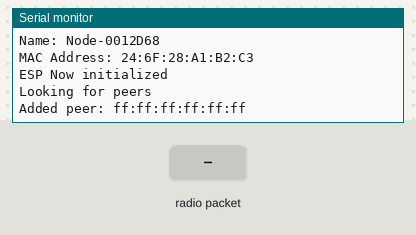
This sketch was run on a simulated ESP8266 (NodeMCU). Parts: the last lines printed to the serial monitor. The inputs (shaded band) are chosen by the test bench.

Above: at 2.2 s.
2.3 s: radio packet "1" arrives
At 3.6 s:
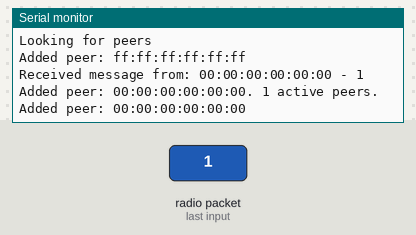
3.8 s: radio packet "0" arrives
At 4.3 s:
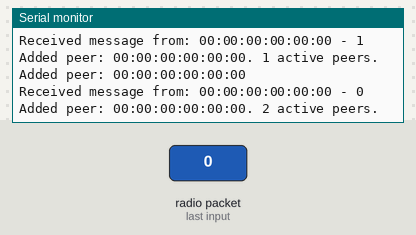
5.3 s: radio packet "2" arrives
At 6.6 s:
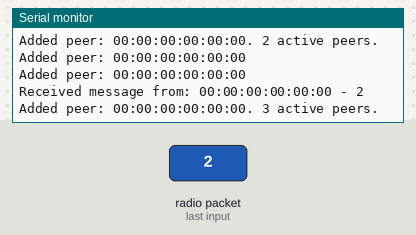

Measured:
- after the input at 2.3 s, the serial monitor: prints a new line at once (image 1)
- after the input at 3.8 s, the serial monitor: prints a new line at once (image 2)
- after the input at 5.3 s, the serial monitor: prints a new line at once (image 3)

The sketch:

auto_mesh.ino
```cpp
/** ---------------------------------------------------------------------------------------------------
    ESP NOW - Auto-forming mesh - ESP8266 Node

    Date: 2021-09-21

    Author: David Alexis <https://github.com/davealexis>

    Purpose: Provides a base for creating projects with a self-organizing mesh of nodes using ESP Now.

    Description: This sketch provides the core functinality needed to build ESP8266-based nodes that
        auto-join a mesh of nearby nodes when powered up.
        Failed nodes will be removed from the mesh after a given number of failed communiation attempts.
        New nodes will automatically get re-joined to the active nodes when powered up.

        The mesh can contain both ESP8266 and ESP32 nodes.

        There were lots of examples showing how to communicate between nodes, but they all assume that
        the MAC addresses of every node are known up-front (so they can be added to the code). This didn't
        seem practical. It would be much better if the mesh is self-forming from auto-discovering peers.

        This sketch shows how to create a mesh of peers (no controller and worker nodes - all nodes are
        equal). But it would not be difficult to extend it to have a single controller node. Two possible
        auto-peering strategies in this architecture could be:
        1. New nodes still send a broadcast when they power up, but only the controller node would respond
           and add the node as a peer.
        2. The controller MAC address could be the only known address (can be a custom MAC address). New
           nodes would send a "peering request" message to the controller on startup, and the controller
           would add them as peers.
        In this one-to-many topology, only the controller knows about all the worker nodes, and would be
        the only one they can communicate to.

        ** Note ** The ESP Now library for the ESP8266 is different from the one for the ESP32, for some
        reason. This is why there are separate examples for each platform.

    Resources:
        Some resources that were instrumental in learning about ESP Now are:
        - https://espressif.com/sites/default/files/documentation/esp-now_user_guide_en.pdf
        - https://randomnerdtutorials.com/esp-now-esp32-arduino-ide
        - https://randomnerdtutorials.com/esp-now-esp8266-nodemcu-arduino-ide
        - https://github.com/atomic14/ESPNowSimpleSample
        - https://github.com/pcbreflux/espressif
        - https://www.instructables.com/How-to-Make-Multiple-ESP-Talk-Via-ESP-NOW-Using-ES

     ---------------------------------------------------------------------------------------------------
 */

#include <ESP8266WiFi.h>
#include <espnow.h>

#define DEBUG

#define ESP_NOW_MAX_DATA_LEN 250
#define ESP_NOW_SEND_SUCCESS 0
#define MAX_PEERS 20

// Strings used in the code are defined up front with the PROGMEM macro. This causes
// the strings to be stored in flash instead of RAM.
const char HELLO_MSG_STR[] PROGMEM = "-- Hello? Anyone there? --";
const char ESP_NOW_INIT_FAILURE_MSG_STR[] PROGMEM = "ESP Now failed to initialize. Will restart in 3 seconds.";
const char INITIALIZED_MSG_STR[] PROGMEM = "ESP Now initialized";
const char PEER_ADDED_TEMPLATE_STR[] PROGMEM = "Added peer: %s. %d active peers.\n";
const char OUTGOING_MSG_TEMPLATE_STR[] PROGMEM = "%s Message # %d";

uint8_t broadcastAddress[] = { 0xFF, 0xFF, 0xFF, 0xFF, 0xFF, 0xFF };

typedef struct peer_info
{
    char id[18];
    uint8_t address[6];
    int failures;
};

peer_info peers[MAX_PEERS] = {};
int peerCount = 0;

bool ledOn = false;
int messageCount = 0;
char myName[14];


/* ................................................................................................
 * onDataReceived() is the callback function that ESP Now calls whenever data is received from
 * another node.
 * The main thing we want to set up here is the auto-peering of incomming MAC addresses that we
 * have not seem before. We'll register the address as a peer with ESP Now, but also store it in
 * our own list of known peers. This enables sending messages to each individual peer using their
 * recorded MAC address. No MAC addresses need to be known at compile time!
 * ................................................................................................
 */
void onDataReceived(uint8_t *senderMacAddress, uint8_t *data, uint8_t dataLen)
{
    // only allow a maximum of 250 characters in the message + a null terminating byte
    char buffer[ESP_NOW_MAX_DATA_LEN + 1];
    int msgLen = ESP_NOW_MAX_DATA_LEN < dataLen ? ESP_NOW_MAX_DATA_LEN : dataLen;
    strncpy(buffer, (const char *)data, msgLen);

    // make sure we are null terminated
    buffer[dataLen] = 0;

    // format the mac address
    char macStr[18];
    formatMacAddress(senderMacAddress, macStr, 18);

    #ifdef DEBUG
    Serial.printf("Received message from: %s - %s\n", macStr, buffer);
    #endif

    // If we don't know about the incoming mac address, let's peer up with it.
    if (peerCount < MAX_PEERS && !esp_now_is_peer_exist(senderMacAddress))
    {
        addPeer(senderMacAddress, macStr);
    }

    // Now that we have the incoming data parsed and we know who its coming from
    // we can route the message to a handler that can perform some sort of action.
    // TODO: Add call to handler to process received data.
}

/* ................................................................................................
 *  onDataSent() is the callback function called by ESP Now after a transmission is sent.
 *  It notifies us whether the transmission succeeded or failed.
 *  The main thing we want to set up here is auto-removing a peer after N failed transmission
 *  attempts. The peer will auto-peer if it comes back online anyway. But removing failed peers
 *  lets us track the number of active peers in the mesh.
 * ................................................................................................
 */
void onDataSent(uint8_t *macAddr, uint8_t status)
{
    if (status == ESP_NOW_SEND_SUCCESS)
    {
        // We can handle success here. But in this case, we're just going to return and do nothing.
        return;
    }

    // Transmission was not successful.
    // This code demonstrates how to handle a given number of failures to any given node,
    // after which we'll assume the node is dead and remove it from our peer list.
    // If it comes back online, it will automatically get re-peered with all active nodes.
    char macStr[18];

    formatMacAddress(macAddr, macStr, 18);

    int peerIndex = findPeer(macStr);

    if (peerIndex == -1)
    {
        return;
    }

    peers[peerIndex].failures++;

    #ifdef DEBUG
    Serial.printf("Message sent to: %s failed %d times\n", macStr, peers[peerIndex].failures);
    #endif

    if (peers[peerIndex].failures >= 4)
    {
        // Peer is dead. Remove.
        removePeer(peerIndex);
        peers[peerIndex].failures = 0;

        #ifdef DEBUG
        Serial.printf("Peer %s removed\n", macStr);
        #endif
    }
}

/* ................................................................................................
 *  broadcast() ise used to blast a message out to all nodes within range, regardless of whether
 *  they're already peered.
 *  We will use this for new nodes to "advertise" themselves on startup. Any nodes receiving the
 *  broadcast will peer up with the new node.
 *  ...............................................................................................
 */
void broadcast(const String &message)
{
    // This will broadcast a message to everyone in range
    sendMessage(message, broadcastAddress);
}

/* ................................................................................................
 *  sendMessage() is used to transmit data to a specific node using its MAC address.
 * ................................................................................................
 */
void sendMessage(const String &message, uint8_t *address)
{
    // We need to ensure that the address we're sending to is registered with ESP Now as a peer.
    // This is required for ESP Now to be able to communicate to the address.
    if (!esp_now_is_peer_exist(address))
    {
        esp_now_add_peer(address, ESP_NOW_ROLE_COMBO, 1, NULL, 0);
        char macStr[18];
        formatMacAddress(address, macStr, 18);

        #ifdef DEBUG
        Serial.printf("Added peer: %s\n", macStr);
        #endif
    }

    int32_t result = esp_now_send(address,  (uint8_t *) message.c_str(), message.length());

    #ifdef DEBUG
    if (result != 0)
    {
        Serial.printf("Unknown error: %d\n", result);
    }
    #endif
}

// ................................................................................................
void formatMacAddress(const uint8_t *macAddress, char *buffer, int maxLength)
{
    snprintf(
        buffer,
        maxLength,
        "%02x:%02x:%02x:%02x:%02x:%02x",
        macAddress[0], macAddress[1], macAddress[2], macAddress[3], macAddress[4], macAddress[5]
    );
}

/* ................................................................................................
 *  addPeer() registers a MAC address with ESP Now and adds its information to our list of known
 *  peers.
 *  With this, we can know at all times how many active peers are in our mesh.
 * ................................................................................................
 */
void addPeer(uint8_t *macAddress, char *id)
{
    strcpy(peers[peerCount].id, id);

    for (int i = 0; i < 6; i++)
    {
        peers[peerCount].address[i] = macAddress[i];
    }

    esp_now_add_peer(macAddress, ESP_NOW_ROLE_COMBO, 1, NULL, 0);

    peerCount++;

    #ifdef DEBUG
    Serial.printf(PEER_ADDED_TEMPLATE_STR, id, peerCount);
    #endif
}

/* ................................................................................................
 * removePeer() unregisters a MAC address from ESP Now and also removes the peer's info from our
 * list of known peers.
 * We need to pack the array of peers after removing one so that all the peer entries are contiguous
 * in the array.
 * ................................................................................................
 */
// Deletes a peer from the list of registered peers (the peers[] array).
void removePeer(int peerIndex)
{
    esp_now_del_peer(peers[peerIndex].address);

    // Pack list to remove current item
    if (peerIndex < MAX_PEERS)
    {
        for (int p = peerIndex + 1; p < peerCount; p++)
        {
            strcpy(peers[peerIndex].id, peers[p].id);

            for (int a = 0; a < 6; a++)
            {
                peers[peerIndex].address[a] = peers[p].address[a];
            }
        }
    }

    // Wipe last entry
    memset(peers[peerCount - 1].id, 0, sizeof(peers[peerCount - 1].id));
    memset(peers[peerCount - 1].address, 0, sizeof(peers[peerCount - 1].address));

    peerCount--;

    #ifdef DEBUG
    Serial.printf("%d Peers\n", peerCount);
    #endif
}

/* ................................................................................................
 * findPeer() locates a peer, given it's MAC address, in our list of known peers. If it is not
 * found, -1 is returned.
 * ................................................................................................
 */
int findPeer(char *peerId)
{
    for (int i = 0; i < peerCount; i++)
    {
        if (strcmp(peerId, peers[i].id) == 0)
        {
            return i;
        }
    }

    return -1;
}

// ................................................................................................
void setup()
{
    #ifdef DEBUG
    Serial.begin(115200);
    delay(1000);
    #endif

    // Set WiFi in station mode but disconnected.
    // WiFi must be disconnected in order for ESP Now to be used.
    WiFi.mode(WIFI_STA);
    WiFi.disconnect();

    // Generate a node name using the unique chip ID of the ESP board.
    snprintf(myName, 13, "Node-%08X", ESP.getChipId());

    #ifdef DEBUG
    Serial.printf("\nName: %s\nMAC Address: ", myName);
    Serial.println(WiFi.macAddress());
    #endif

    // Startup ESP Now
    if (esp_now_init() == 0)
    {
        esp_now_set_self_role(ESP_NOW_ROLE_COMBO);
        esp_now_register_recv_cb(onDataReceived);
        esp_now_register_send_cb(onDataSent);

        #ifdef DEBUG
        Serial.println(INITIALIZED_MSG_STR);
        #endif
    }
    else
    {
        #ifdef DEBUG
        Serial.println(ESP_NOW_INIT_FAILURE_MSG_STR);
        #endif

        delay(3000);
        ESP.restart();
    }

    // The broadcast address is pre-registered as a peer with ESP Now so that we don't
    // have to perform a check (and possibly add) every time we call the broadcast() function.
    // We'll use the Combo role so that every node can both send and receive data.
    esp_now_add_peer(broadcastAddress, ESP_NOW_ROLE_COMBO, 0, NULL, 0);
}

/* ................................................................................................
 * Initially, we'll have no known peers. So we want to broadcast (advertise) ourselves to invite
 * other nodes in the mesh to peer with us. Once we have at least one peer, we don't need to
 * continue advertising. This is because even the nodes that missed our transmission will send
 * their own broadcast when they power up, and we'll receive that (and auto-peer with them).
 * ................................................................................................
 */
void loop()
{
    // If we have at least one peer, then let's send messages to them.
    if (peerCount != 0)
    {
        messageCount++;
        char msg[50];
        sprintf(msg, OUTGOING_MSG_TEMPLATE_STR, myName, messageCount);

        for (int i = 0; i < peerCount; i++)
        {
            sendMessage(msg, peers[i].address);
        }
    }
    else
    {
        #ifdef DEBUG
        Serial.println("Looking for peers");
        #endif

        broadcast(HELLO_MSG_STR);
    }

    delay(2000);
}
```
